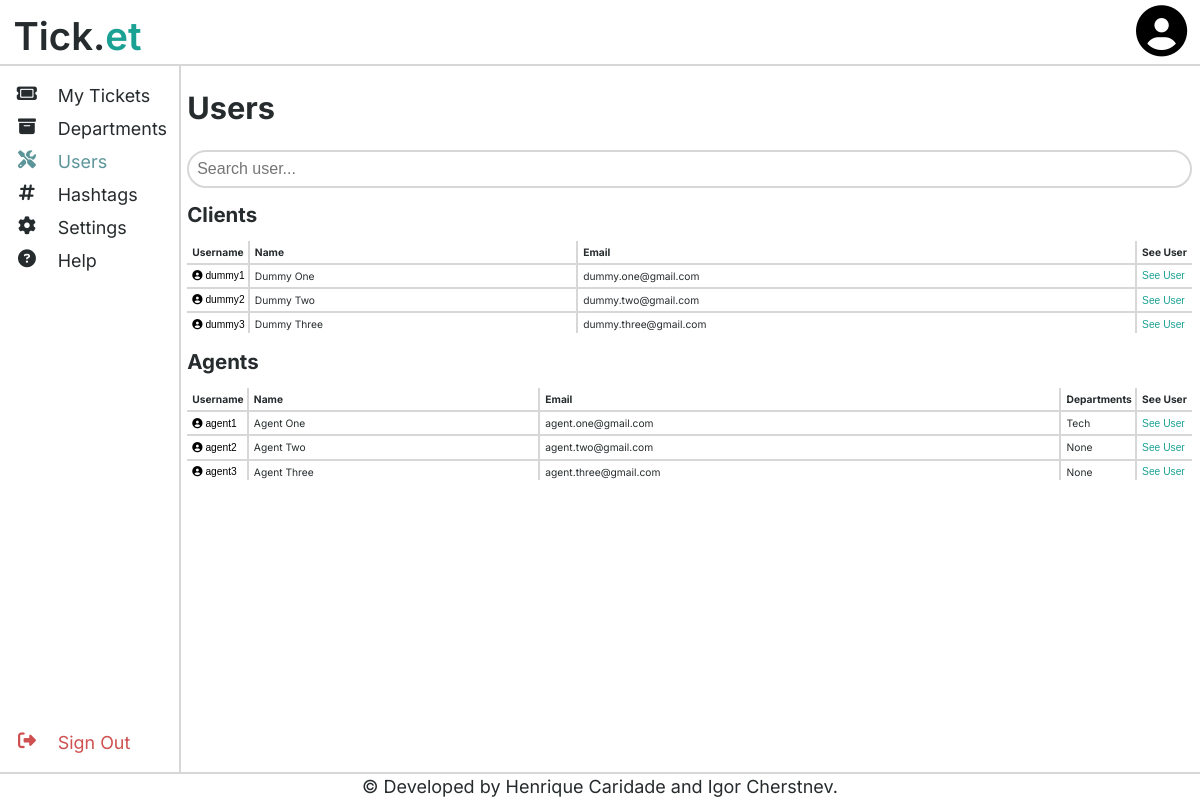
The page /index.php?page=users (signed in) on the database its author committed.
### tables this page shows
CREATE TABLE User (
    username STRING PRIMARY KEY NOT NULL,
    name STRING NOT NULL,
    email STRING UNIQUE NOT NULL,
    password STRING NOT NULL,
    salt STRING NOT NULL,
    userType STRING NOT NULL CHECK (userType IN('Client', 'Agent', 'Admin'))
);

### index.php (called while the page is built, shortened)
<?php
    include_once('./classes/session.php');
    $session = Session::getSession();
    if (isset($_GET['page'])) {
        switch ($_GET['page']) {
            case 'users': include_once("./pages/users_page.php"); break;
        }
    } else {
        if ($session->isLoggedIn()) die(header('Location: ./index.php?page=dashboard'));
        else die(header('Location: ./index.php?page=login'));
    }
    drawPage($_GET);
?>

### classes/user.php (called while the page is built, shortened)
<?php
    require_once(dirname(__DIR__) . "/classes/department.php");
    class User {
        protected function __construct(string $username, string $name, string $email, string $userType = User::USERTYPE_CLIENT) {
            $this->name = $name;
            $this->email = filter_var($email, FILTER_SANITIZE_EMAIL);
        }
        private static function fromArray(array $user) : User {
            return new User($user['username'], $user['name'], $user['email'], $user['userType']);
        }
        public static function getClientsFiltered(PDO $db, string $query) : array {
            $stmt = $db->prepare('SELECT * FROM User WHERE userType = "Client" AND (username LIKE ? OR name LIKE ?)');
            $query = '%' . str_replace(array('\\', '_', '%'), array('\\\\', '\\_', '\\%'), $query) . '%';
            $stmt->execute(array($query, $query));
            $usersArray = array();
            foreach($stmt->fetchAll() as $user){
                $usersArray[] = User::fromArray($user);
            }
            return $usersArray;
        }
    }
    class Agent extends User {
        private function __construct(string $username, string $name, string $email, array $departments, string $userType = User::USERTYPE_AGENT) {
            $this->departments = $departments;
            $i = 0;
            $str = "";
            foreach ($this->departments as $department) {
                if ($i++ != 0) $str = $str . ', ';
                $str = $str . htmlentities($department->abbrev);
            }
            if ($i == 0) {
                $str = 'None';
            }
            $this->departmentString = $str;
        }
        private static function fromArrays(array $agent, array $departments) : Agent {
            return new Agent($agent['username'], $agent['name'], $agent['email'], $departments, $agent['userType']);
        }
        public static function getAgentsFiltered(PDO $db, string $query) : array {
            $stmt = $db->prepare('SELECT * FROM User WHERE userType = "Agent" AND (username LIKE ? OR name LIKE ?)');
            $query = '%' . str_replace(array('\\', '_', '%'), array('\\\\', '\\_', '\\%'), $query) . '%';
            $stmt->execute(array($query, $query));
            $agentsArray = array();
            foreach($stmt->fetchAll() as $agent){
                $agentsArray[] = Agent::fromArrays($agent, Department::getDepartmentsFromAgent($db, $agent['username']));
            }
            return $agentsArray;
        }
    }
?>

### classes/session.php (called while the page is built, shortened)
<?php
    require_once(dirname(__DIR__) . "/classes/user.php");
    class Session {
        static ?Session $instance = null;
        static function getSession() : Session {
            if (static::$instance === null)
                static::$instance = new Session();
            return static::$instance;
        }
        public function getSavedInput(string $attrib) : ?string {
            return $_SESSION[Session::INPUT][$attrib];
        }
    }
?>

### classes/department.php (called while the page is built, shortened)
<?php
    class Department{
        private function __construct(string $name, string $abbrev) {
            $this->abbrev = $abbrev;
        }
        private static function fromArray(array $department) : Department {
            return new Department($department["name"], $department["abbrev"]);
        }
        public static function getDepartmentsFromAgent(PDO $db, string $agentUsername) : array {
            $stmt = $db->prepare('SELECT * FROM AgentInDepartment WHERE agentUsername = ?');
            $stmt->execute(array($agentUsername));
            $departmentArray = array();
            foreach($stmt->fetchAll() as $connection){
                $stmt2 = $db->prepare('SELECT * FROM Department WHERE name=?');
                $stmt2->execute(array($connection['department']));
                $department = $stmt2->fetch();
                $departmentArray[] = Department::fromArray($department);
            }
            return $departmentArray;
        }
    }
?>

### templates/profile.php (the view, shortened to what this page needs)
<?php
    function drawProfile(?string $username, bool $showUsername=false) {
?>
<div class="profile" data-user="<?=htmlentities($username)?>">
    <form class="other-profile-form" action="./index.php" method="get">
        <button type='submit' class="other-profile-submit">
            <i class="fa-solid fa-circle-user"></i>
        <?php if ($showUsername) { ?>
            <span class="username"><?=htmlentities($username)?></span>
        <?php } ?>
        </button>
    </form>
</div>
<?php
    }
?>

### templates/user.php (shortened to what this page needs)
<?php
    require_once(dirname(__DIR__) . "/templates/profile.php");
function _drawClient(User $client) { ?>
    <tr class="client">
        <td class="client-username"><?php drawProfile($client->username, true); ?></td>
        <td class="client-name"><?=htmlentities($client->name)?></td>
        <td class="client-email"><?=htmlentities($client->email)?></td>
        <td class="user-edit">
            <form class="user-page-form" action="./index.php" method="get">
                <button type='submit' class="user-page-submit">See User</button>
            </form>
        </td>
    </tr>
<?php
}
function _drawAgent(Agent $agent) { ?>
    <tr class="agent">
        <td class="agent-username"><?php drawProfile($agent->username, true); ?></td>
        <td class="agent-name"><?=htmlentities($agent->name)?></td>
        <td class="agent-email"><?=htmlentities($agent->email)?></td>
        <td class="agent-department"> <?= $agent->departmentString?> </td>
        <td class="user-edit">
            <form class="user-page-form" action="./index.php" method="get">
                <button type='submit' class="user-page-submit">See User</button>
            </form>
        </td>
    </tr>
    <?php
}
function drawClients(array $clients) {  ?>
<div class="scroll-wrapper">
    <table id="clients">
        <thead>
            <tr>
                <th style="width: 0;">Username</th>
                <th>Name</th>
                <th>Email</th>
                <th style="width: 0;">See User</th>
            </tr>
        </thead>
        <tbody>
            <?php
                foreach ($clients as $client) {
                    _drawClient($client);
                }
            ?>
        </tbody>
    </table>
</div>
<?php
    }
function drawAgents(array $agents) {  ?>
<div class="scroll-wrapper">
    <table id="agents">
        <thead>
            <tr>
                <th style="width: 0;">Username</th>
                <th>Name</th>
                <th>Email</th>
                <th style="width: 0;">Departments</th>
                <th style="width: 0;">See User</th>
            </tr>
        </thead>
        <tbody>
            <?php
                foreach ($agents as $agent) {
                    _drawAgent($agent);
                }
            ?>
        </tbody>
    </table>
</div>
<?php
    }
?>

### css/include.css (style rules this page uses)
:root { --primary-background-color: #ffffffff; --secondary-background-color: #d7d7d7ff; --primary-color: #262b2dff; --secondary-color: #5c9599ff; --accent-color: #1aa193ff; --error-color: #ce5050ff; --warning-color: #ddc54fff; --success-color: #2ab75bff; --unselected-color: #a0a0a0ff; --header-height: 5em; --footer-height: 2em; --sidebar-width: 14em; --sidebar-mobile-width: 3em; --sidebar-padding: 15px; --margin-sides: 10em; }

### css/main.css (style rules this page uses)
body { font-family: 'Inter', sans-serif; background-color: var(--primary-background-color); color: var(--primary-color); }
div.scroll-wrapper { overflow-x: scroll; }

### css/button.css (style rules this page uses)
button.ticket-page-submit, button.ticket-submit, button.user-page-submit { background-color: transparent; border: none; color: var(--accent-color); font-size: 1em; padding: 0; width: 100%; text-align: left; }
button.other-profile-submit { background-color: transparent; border: none; font-size: 1em; padding: 0; }
form.ticket-page-form, form.ticket-form, form.user-page-form, form.profile-form, form.other-profile-form { margin-block-end: 0; }

### css/table.css (style rules this page uses)
table { width: 100%; border-collapse: collapse; }
table, table th, table td { position: relative; }
table th { padding: 0.5em; text-align: left; }
table td { min-width: 0; padding: 0.5em; overflow: hidden; border-top: 2px solid var(--secondary-background-color); }
table td { white-space: nowrap; position: relative; overflow: hidden; min-width: 0; }
table th { white-space: nowrap; }

### css/mobile.css (style rules this page uses)
@media only screen and (max-width: 1200px) { body { font-size: 0.8rem; } }
@media only screen and (max-width: 1200px) { table { font-size: 1em; } }
@media only screen and (max-width: 1200px) { button { font-size: 1em; } }

### rows shown on the page
user: username "dummy1", name "Dummy One", email "dummy.one@gmail.com"
user: username "dummy2", name "Dummy Two", email "dummy.two@gmail.com"
user: username "dummy3", name "Dummy Three", email "dummy.three@gmail.com"
user: username "agent1", name "Agent One", email "agent.one@gmail.com", departmentString "Tech"
user: username "agent2", name "Agent Two", email "agent.two@gmail.com", departmentString "None"
user: username "agent3", name "Agent Three", email "agent.three@gmail.com", departmentString "None"
